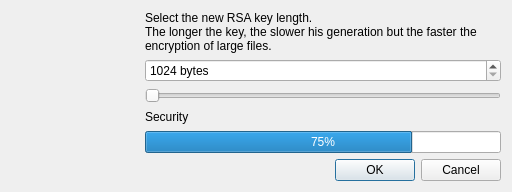
<?xml version="1.0" encoding="UTF-8"?>
<ui version="4.0">
 <class>GetRsaDialogCreate</class>
 <widget class="QDialog" name="GetRsaDialogCreate">
  <property name="geometry">
   <rect>
    <x>0</x>
    <y>0</y>
    <width>512</width>
    <height>192</height>
   </rect>
  </property>
  <property name="windowTitle">
   <string>Create key</string>
  </property>
  <property name="windowIcon">
   <iconset theme="preferences-desktop-cryptography">
    <normaloff/>
   </iconset>
  </property>
  <layout class="QGridLayout" name="gridLayout">
   <item row="5" column="0" colspan="2">
    <widget class="QDialogButtonBox" name="buttonBox">
     <property name="orientation">
      <enum>Qt::Horizontal</enum>
     </property>
     <property name="standardButtons">
      <set>QDialogButtonBox::Cancel|QDialogButtonBox::Ok</set>
     </property>
    </widget>
   </item>
   <item row="3" column="1">
    <widget class="QLabel" name="security_label">
     <property name="maximumSize">
      <size>
       <width>16777215</width>
       <height>22</height>
      </size>
     </property>
     <property name="text">
      <string>Security</string>
     </property>
    </widget>
   </item>
   <item row="4" column="1">
    <widget class="QProgressBar" name="security">
     <property name="enabled">
      <bool>true</bool>
     </property>
     <property name="maximum">
      <number>10000</number>
     </property>
     <property name="value">
      <number>7500</number>
     </property>
     <property name="format">
      <string>%p%</string>
     </property>
    </widget>
   </item>
   <item row="1" column="1">
    <widget class="QSpinBox" name="keylength">
     <property name="suffix">
      <string notr="true"> bytes</string>
     </property>
     <property name="minimum">
      <number>1024</number>
     </property>
     <property name="maximum">
      <number>65536</number>
     </property>
     <property name="singleStep">
      <number>254</number>
     </property>
     <property name="value">
      <number>1024</number>
     </property>
    </widget>
   </item>
   <item row="0" column="0" rowspan="5">
    <widget class="QLabel" name="icon">
     <property name="minimumSize">
      <size>
       <width>128</width>
       <height>128</height>
      </size>
     </property>
     <property name="maximumSize">
      <size>
       <width>128</width>
       <height>128</height>
      </size>
     </property>
    </widget>
   </item>
   <item row="0" column="1">
    <widget class="QLabel" name="description">
     <property name="minimumSize">
      <size>
       <width>0</width>
       <height>0</height>
      </size>
     </property>
     <property name="frameShape">
      <enum>QFrame::NoFrame</enum>
     </property>
     <property name="text">
      <string>Select the new RSA key length.
The longer the key, the slower his generation but the faster the encryption of large files.</string>
     </property>
     <property name="wordWrap">
      <bool>true</bool>
     </property>
    </widget>
   </item>
   <item row="2" column="1">
    <widget class="QSlider" name="keylength_slide">
     <property name="minimum">
      <number>4</number>
     </property>
     <property name="maximum">
      <number>256</number>
     </property>
     <property name="singleStep">
      <number>4</number>
     </property>
     <property name="pageStep">
      <number>8</number>
     </property>
     <property name="value">
      <number>4</number>
     </property>
     <property name="orientation">
      <enum>Qt::Horizontal</enum>
     </property>
    </widget>
   </item>
  </layout>
 </widget>
 <resources/>
 <connections>
  <connection>
   <sender>buttonBox</sender>
   <signal>accepted()</signal>
   <receiver>GetRsaDialogCreate</receiver>
   <slot>accept()</slot>
   <hints>
    <hint type="sourcelabel">
     <x>252</x>
     <y>160</y>
    </hint>
    <hint type="destinationlabel">
     <x>157</x>
     <y>164</y>
    </hint>
   </hints>
  </connection>
  <connection>
   <sender>buttonBox</sender>
   <signal>rejected()</signal>
   <receiver>GetRsaDialogCreate</receiver>
   <slot>reject()</slot>
   <hints>
    <hint type="sourcelabel">
     <x>259</x>
     <y>160</y>
    </hint>
    <hint type="destinationlabel">
     <x>263</x>
     <y>164</y>
    </hint>
   </hints>
  </connection>
 </connections>
</ui>
